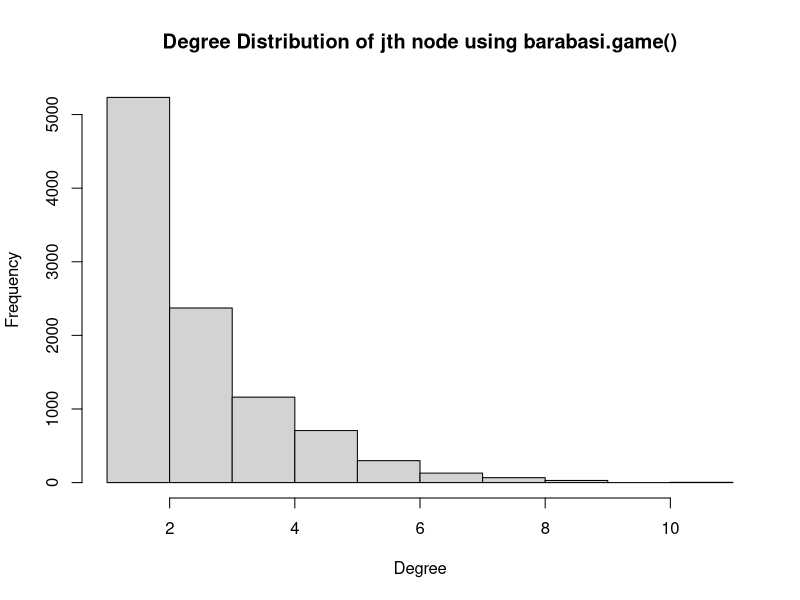
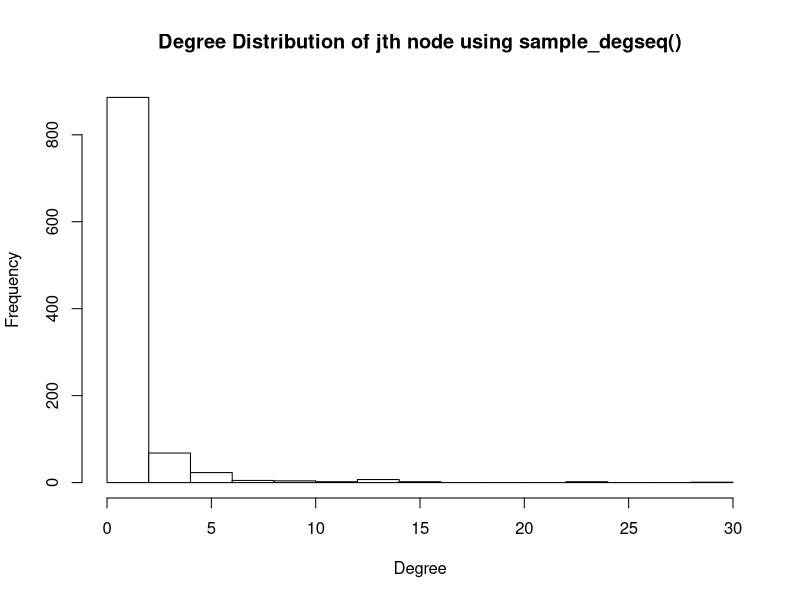

Recreate these plots in R, in order.
###########################################################################
#Copyright (C) 2017 Anshita, Swati and Vishank - All Rights Reserved.
###########################################################################


###########################################################################################
#Part 2 : Fat- tailed degree distribution 
###########################################################################################


##### using Barabasi ######
rm(list = ls())
library(igraph)

g = barabasi.game(n = 1000, power = -3, directed = FALSE)
png("Answer 2a.png")
hist(degree(g), xlab="node degree", ylab = "degree distribution",
    main= "Fat Tailed Degree Distribution", col ="blue")
print(paste("Diameter using barabasi method is:",diameter(g)))
dev.off()



###### Using sample_degseq ######
s = 999 ** 2
sprime = (s - 1) / s

getDist = function(nv) {
  ds = c()
  for(u in runif(nv)) {
    ds = c(ds, floor(sqrt(1 / (1 - sprime * u))))
  }
  
  ds
}

ds = getDist(1000)
while(sum(ds) %% 2 != 0){
  ds = getDist(1000)
}

g1 = sample_degseq(ds, method="simple.no.multiple")
png("Answer 2a_degseq.png")
hist(degree(g1), xlab="node degree", ylab = "degree distribution",
     main= "Fat Tailed Degree Distribution", col ="green")
print(paste("Diameter using degseq method is:",diameter(g1)))
dev.off()


############################################################################################
#2b : giant connected compo- nent (GCC) and use fast greedy method to find 
#the community structure.
############################################################################################


##### using Barabasi ######

print("Using Barabasi method\n")
isConnected <- is_connected(g)
print(paste("2b: Graph is connected:",isConnected))

##to find the GCC 
cl <- clusters(g)
print(paste("No of clusters",cl$no))
#only 1 cluster- GCC is the whole graph

commCluster <- fastgreedy.community(g, merges = TRUE, modularity = TRUE)
print(paste(" 2b:Modularity",modularity(commCluster)))
print(paste(" 2b:No of communitiues",length(sizes(commCluster))))

png("Answer 2b.png")
plot(commCluster, g,vertex.label = NA)
dev.off()



###### Using sample_degseq ######

print("Using degSeq method\n")
isConnected <- is_connected(g1)
print(paste("2b: Graph is connected:",isConnected))

##to find the GCC 
cl <- clusters(g1)
print(paste("No of clusters",cl$no))
#222 clusters - Not connected

commCluster <- fastgreedy.community(g1, merges = TRUE, modularity = TRUE)
print(paste(" 2b:Modularity",modularity(commCluster)))
print(paste(" 2b:No of communitiues",length(sizes(commCluster))))

png("Answer 2b_degseq.png")
plot(commCluster, g1,vertex.label = NA)
dev.off()



#############################################################################################
#2c : generate a larger network with 10000 nodes whose degree distribution
#is proportional to x−3.
##############################################################################################

##### using Barabasi ######

print("Using Barabasi method")
g2 = barabasi.game(n = 10000, power = -3, directed = FALSE)

commCluster2 <- fastgreedy.community(g2, merges = TRUE, modularity = TRUE)
print(paste("2c:Modularity",modularity(commCluster2)))
print(paste(" 2c:No of communitiues",length(sizes(commCluster2))))

png("Answer 2c.png")
plot(commCluster2, g2,vertex.label = NA)
dev.off()

###### Using sample_degseq ######

print("Using degSeq method")
s = 9999 ** 2
sprime = (s - 1) / s

getDist = function(nv) {
  ds = c()
  for(u in runif(nv)) {
    ds = c(ds, floor(sqrt(1 / (1 - sprime * u))))
  }
  
  ds
}

ds = getDist(10000)
while(sum(ds) %% 2 != 0){
  ds = getDist(10000)
}

g3 = sample_degseq(ds, method="simple.no.multiple")

commCluster2 <- fastgreedy.community(g3, merges = TRUE, modularity = TRUE)
print(paste("2c:Modularity",modularity(commCluster2)))
print(paste(" 2c:No of communitiues",length(sizes(commCluster2))))

png("Answer 2c_degSeq.png")
plot(commCluster2, g3,vertex.label = NA)
dev.off()

##########################################################################################
#2d : You can randomly pick a node i, and then randomly pick a neighbor j of that node.
#Measure and plot the degree distri- bution of nodes j that are picked with this process.
##########################################################################################

# Generating Randome Graphs using BA model
n <- 10000
g3 <- barabasi.game(n = 10000, power = -3, directed = FALSE) 
ddn <- numeric(0)

for (i in 1:10000) {
  i <- sample(n, 1, replace = FALSE, prob = NULL)
  ni <- neighbors(g3, i)
  if (length(ni) == 1) {j <- neighbors(g3, i)}
  else {j <- sample(ni, 1, replace = FALSE, prob = NULL)}
  ddn <- c(ddn, degree(g3, j))
}

hist(ddn, main ='Degree Distribution of jth node using barabasi.game()',  breaks = seq(from = min(ddn), to = max(ddn), by=1), xlab='Degree', ylab='Frequency')

# Generating Random Graphs using given degree sequence
pp = 999 ** 2
pnew = (pp - 1) / pp

distribution = function(var) {
  dis = c()
  for(ind in runif(var)) {
    dis = c(dis, floor(sqrt(1 / (1 - pnew * ind))))
  }
  
  dis
}

dis = distribution(1000)
while(sum(dis) %% 2 != 0){
  dis = distribution(1000)
}

graph = sample_degseq(dis, method="simple.no.multiple")
hist(
  degree(graph, mode="all"),
  col=colors,
  main="Degree Distribution of jth node using sample_degseq()",
  xlab="Degree",
  ylab="Frequency"
)